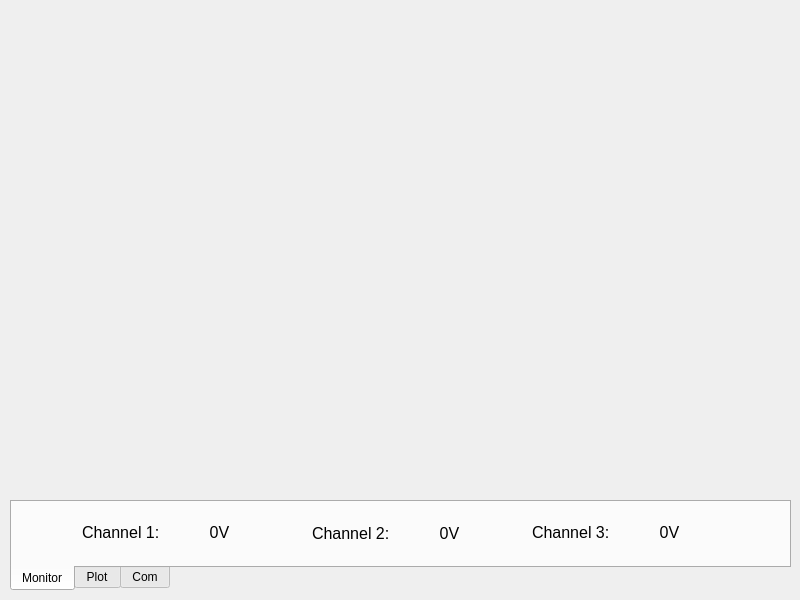
<?xml version="1.0" encoding="UTF-8"?>
<ui version="4.0">
 <class>ada</class>
 <widget class="QMainWindow" name="ada">
  <property name="geometry">
   <rect>
    <x>0</x>
    <y>0</y>
    <width>800</width>
    <height>600</height>
   </rect>
  </property>
  <property name="sizePolicy">
   <sizepolicy hsizetype="Fixed" vsizetype="Fixed">
    <horstretch>0</horstretch>
    <verstretch>0</verstretch>
   </sizepolicy>
  </property>
  <property name="minimumSize">
   <size>
    <width>800</width>
    <height>600</height>
   </size>
  </property>
  <property name="maximumSize">
   <size>
    <width>800</width>
    <height>600</height>
   </size>
  </property>
  <property name="windowTitle">
   <string>Analog Data</string>
  </property>
  <widget class="QWidget" name="centralwidget">
   <widget class="QwtPlot" name="qwtPlot">
    <property name="geometry">
     <rect>
      <x>10</x>
      <y>10</y>
      <width>771</width>
      <height>481</height>
     </rect>
    </property>
   </widget>
   <widget class="QTabWidget" name="tabWidget">
    <property name="enabled">
     <bool>true</bool>
    </property>
    <property name="geometry">
     <rect>
      <x>10</x>
      <y>500</y>
      <width>781</width>
      <height>91</height>
     </rect>
    </property>
    <property name="tabPosition">
     <enum>QTabWidget::South</enum>
    </property>
    <property name="tabShape">
     <enum>QTabWidget::Rounded</enum>
    </property>
    <property name="currentIndex">
     <number>0</number>
    </property>
    <property name="elideMode">
     <enum>Qt::ElideNone</enum>
    </property>
    <widget class="QWidget" name="Mon">
     <attribute name="title">
      <string>Monitor</string>
     </attribute>
     <widget class="QWidget" name="layoutWidget">
      <property name="geometry">
       <rect>
        <x>70</x>
        <y>10</y>
        <width>181</width>
        <height>41</height>
       </rect>
      </property>
      <layout class="QHBoxLayout" name="horizontalLayout_3">
       <item>
        <widget class="QLabel" name="label_3">
         <property name="text">
          <string>&lt;!DOCTYPE HTML PUBLIC &quot;-//W3C//DTD HTML 4.0//EN&quot; &quot;http://www.w3.org/TR/REC-html40/strict.dtd&quot;&gt;
&lt;html&gt;&lt;head&gt;&lt;meta name=&quot;qrichtext&quot; content=&quot;1&quot; /&gt;&lt;style type=&quot;text/css&quot;&gt;
p, li { white-space: pre-wrap; }
&lt;/style&gt;&lt;/head&gt;&lt;body style=&quot; font-family:'Sans Serif'; font-size:9pt; font-weight:400; font-style:normal;&quot;&gt;
&lt;p style=&quot; margin-top:0px; margin-bottom:0px; margin-left:0px; margin-right:0px; -qt-block-indent:0; text-indent:0px;&quot;&gt;&lt;span style=&quot; font-size:12pt;&quot;&gt;Channel 1:&lt;/span&gt;&lt;/p&gt;&lt;/body&gt;&lt;/html&gt;</string>
         </property>
        </widget>
       </item>
       <item>
        <widget class="QLabel" name="ch1label">
         <property name="text">
          <string>&lt;!DOCTYPE HTML PUBLIC &quot;-//W3C//DTD HTML 4.0//EN&quot; &quot;http://www.w3.org/TR/REC-html40/strict.dtd&quot;&gt;
&lt;html&gt;&lt;head&gt;&lt;meta name=&quot;qrichtext&quot; content=&quot;1&quot; /&gt;&lt;style type=&quot;text/css&quot;&gt;
p, li { white-space: pre-wrap; }
&lt;/style&gt;&lt;/head&gt;&lt;body style=&quot; font-family:'Sans Serif'; font-size:9pt; font-weight:400; font-style:normal;&quot;&gt;
&lt;p align=&quot;center&quot; style=&quot; margin-top:0px; margin-bottom:0px; margin-left:0px; margin-right:0px; -qt-block-indent:0; text-indent:0px;&quot;&gt;&lt;span style=&quot; font-size:12pt;&quot;&gt;0V&lt;/span&gt;&lt;/p&gt;&lt;/body&gt;&lt;/html&gt;</string>
         </property>
        </widget>
       </item>
      </layout>
     </widget>
     <widget class="QWidget" name="layoutWidget">
      <property name="geometry">
       <rect>
        <x>300</x>
        <y>11</y>
        <width>181</width>
        <height>41</height>
       </rect>
      </property>
      <layout class="QHBoxLayout" name="horizontalLayout_4">
       <item>
        <widget class="QLabel" name="label_4">
         <property name="text">
          <string>&lt;!DOCTYPE HTML PUBLIC &quot;-//W3C//DTD HTML 4.0//EN&quot; &quot;http://www.w3.org/TR/REC-html40/strict.dtd&quot;&gt;
&lt;html&gt;&lt;head&gt;&lt;meta name=&quot;qrichtext&quot; content=&quot;1&quot; /&gt;&lt;style type=&quot;text/css&quot;&gt;
p, li { white-space: pre-wrap; }
&lt;/style&gt;&lt;/head&gt;&lt;body style=&quot; font-family:'Sans Serif'; font-size:9pt; font-weight:400; font-style:normal;&quot;&gt;
&lt;p style=&quot; margin-top:0px; margin-bottom:0px; margin-left:0px; margin-right:0px; -qt-block-indent:0; text-indent:0px;&quot;&gt;&lt;span style=&quot; font-size:12pt;&quot;&gt;Channel 2:&lt;/span&gt;&lt;/p&gt;&lt;/body&gt;&lt;/html&gt;</string>
         </property>
        </widget>
       </item>
       <item>
        <widget class="QLabel" name="ch2label">
         <property name="font">
          <font>
           <pointsize>9</pointsize>
          </font>
         </property>
         <property name="text">
          <string>&lt;!DOCTYPE HTML PUBLIC &quot;-//W3C//DTD HTML 4.0//EN&quot; &quot;http://www.w3.org/TR/REC-html40/strict.dtd&quot;&gt;
&lt;html&gt;&lt;head&gt;&lt;meta name=&quot;qrichtext&quot; content=&quot;1&quot; /&gt;&lt;style type=&quot;text/css&quot;&gt;
p, li { white-space: pre-wrap; }
&lt;/style&gt;&lt;/head&gt;&lt;body style=&quot; font-family:'Sans Serif'; font-size:9pt; font-weight:400; font-style:normal;&quot;&gt;
&lt;p align=&quot;center&quot; style=&quot; margin-top:0px; margin-bottom:0px; margin-left:0px; margin-right:0px; -qt-block-indent:0; text-indent:0px;&quot;&gt;&lt;span style=&quot; font-size:12pt;&quot;&gt;0V&lt;/span&gt;&lt;/p&gt;&lt;/body&gt;&lt;/html&gt;</string>
         </property>
        </widget>
       </item>
      </layout>
     </widget>
     <widget class="QWidget" name="layoutWidget">
      <property name="geometry">
       <rect>
        <x>520</x>
        <y>10</y>
        <width>181</width>
        <height>41</height>
       </rect>
      </property>
      <layout class="QHBoxLayout" name="horizontalLayout_5">
       <item>
        <widget class="QLabel" name="label_7">
         <property name="text">
          <string>&lt;!DOCTYPE HTML PUBLIC &quot;-//W3C//DTD HTML 4.0//EN&quot; &quot;http://www.w3.org/TR/REC-html40/strict.dtd&quot;&gt;
&lt;html&gt;&lt;head&gt;&lt;meta name=&quot;qrichtext&quot; content=&quot;1&quot; /&gt;&lt;style type=&quot;text/css&quot;&gt;
p, li { white-space: pre-wrap; }
&lt;/style&gt;&lt;/head&gt;&lt;body style=&quot; font-family:'Sans Serif'; font-size:9pt; font-weight:400; font-style:normal;&quot;&gt;
&lt;p style=&quot; margin-top:0px; margin-bottom:0px; margin-left:0px; margin-right:0px; -qt-block-indent:0; text-indent:0px;&quot;&gt;&lt;span style=&quot; font-size:12pt;&quot;&gt;Channel 3:&lt;/span&gt;&lt;/p&gt;&lt;/body&gt;&lt;/html&gt;</string>
         </property>
        </widget>
       </item>
       <item>
        <widget class="QLabel" name="ch3label">
         <property name="text">
          <string>&lt;!DOCTYPE HTML PUBLIC &quot;-//W3C//DTD HTML 4.0//EN&quot; &quot;http://www.w3.org/TR/REC-html40/strict.dtd&quot;&gt;
&lt;html&gt;&lt;head&gt;&lt;meta name=&quot;qrichtext&quot; content=&quot;1&quot; /&gt;&lt;style type=&quot;text/css&quot;&gt;
p, li { white-space: pre-wrap; }
&lt;/style&gt;&lt;/head&gt;&lt;body style=&quot; font-family:'Sans Serif'; font-size:9pt; font-weight:400; font-style:normal;&quot;&gt;
&lt;p align=&quot;center&quot; style=&quot; margin-top:0px; margin-bottom:0px; margin-left:0px; margin-right:0px; -qt-block-indent:0; text-indent:0px;&quot;&gt;&lt;span style=&quot; font-size:12pt;&quot;&gt;0V&lt;/span&gt;&lt;/p&gt;&lt;/body&gt;&lt;/html&gt;</string>
         </property>
        </widget>
       </item>
      </layout>
     </widget>
    </widget>
    <widget class="QWidget" name="Plot">
     <attribute name="title">
      <string>Plot</string>
     </attribute>
     <widget class="QWidget" name="layoutWidget">
      <property name="geometry">
       <rect>
        <x>17</x>
        <y>20</y>
        <width>741</width>
        <height>31</height>
       </rect>
      </property>
      <layout class="QHBoxLayout" name="horizontalLayout">
       <item>
        <widget class="QCheckBox" name="gridCheckBox">
         <property name="text">
          <string>Grid</string>
         </property>
        </widget>
       </item>
       <item>
        <widget class="QCheckBox" name="autoscaleCheckBox">
         <property name="text">
          <string>Autoscale</string>
         </property>
        </widget>
       </item>
       <item>
        <spacer name="horizontalSpacer_2">
         <property name="orientation">
          <enum>Qt::Horizontal</enum>
         </property>
         <property name="sizeType">
          <enum>QSizePolicy::Fixed</enum>
         </property>
         <property name="sizeHint" stdset="0">
          <size>
           <width>20</width>
           <height>20</height>
          </size>
         </property>
        </spacer>
       </item>
       <item>
        <widget class="QLabel" name="label_2">
         <property name="text">
          <string>y</string>
         </property>
        </widget>
       </item>
       <item>
        <widget class="QSpinBox" name="yminSpinBox">
         <property name="accelerated">
          <bool>true</bool>
         </property>
         <property name="suffix">
          <string>V</string>
         </property>
         <property name="maximum">
          <number>9999</number>
         </property>
        </widget>
       </item>
       <item>
        <widget class="QLabel" name="label_8">
         <property name="text">
          <string>–</string>
         </property>
        </widget>
       </item>
       <item>
        <widget class="QSpinBox" name="ymaxSpinBox">
         <property name="accelerated">
          <bool>true</bool>
         </property>
         <property name="suffix">
          <string>V</string>
         </property>
         <property name="minimum">
          <number>0</number>
         </property>
         <property name="maximum">
          <number>9999</number>
         </property>
         <property name="value">
          <number>5</number>
         </property>
        </widget>
       </item>
       <item>
        <widget class="QLabel" name="label">
         <property name="text">
          <string>&lt;!DOCTYPE HTML PUBLIC &quot;-//W3C//DTD HTML 4.0//EN&quot; &quot;http://www.w3.org/TR/REC-html40/strict.dtd&quot;&gt;
&lt;html&gt;&lt;head&gt;&lt;meta name=&quot;qrichtext&quot; content=&quot;1&quot; /&gt;&lt;style type=&quot;text/css&quot;&gt;
p, li { white-space: pre-wrap; }
&lt;/style&gt;&lt;/head&gt;&lt;body style=&quot; font-family:'Sans Serif'; font-size:9pt; font-weight:400; font-style:normal;&quot;&gt;
&lt;p style=&quot; margin-top:0px; margin-bottom:0px; margin-left:0px; margin-right:0px; -qt-block-indent:0; text-indent:0px;&quot;&gt;&lt;span style=&quot; font-size:10pt;&quot;&gt;V&lt;/span&gt;&lt;span style=&quot; font-size:10pt; vertical-align:sub;&quot;&gt;ref&lt;/span&gt;&lt;/p&gt;&lt;/body&gt;&lt;/html&gt;</string>
         </property>
         <property name="alignment">
          <set>Qt::AlignRight|Qt::AlignTrailing|Qt::AlignVCenter</set>
         </property>
        </widget>
       </item>
       <item>
        <widget class="QDoubleSpinBox" name="vrefDoubleSpinBox">
         <property name="suffix">
          <string>V</string>
         </property>
         <property name="minimum">
          <double>-99.000000000000000</double>
         </property>
         <property name="value">
          <double>5.000000000000000</double>
         </property>
        </widget>
       </item>
       <item>
        <spacer name="horizontalSpacer">
         <property name="orientation">
          <enum>Qt::Horizontal</enum>
         </property>
         <property name="sizeHint" stdset="0">
          <size>
           <width>40</width>
           <height>20</height>
          </size>
         </property>
        </spacer>
       </item>
       <item>
        <widget class="QLabel" name="label_5">
         <property name="text">
          <string>View</string>
         </property>
        </widget>
       </item>
       <item>
        <widget class="QSpinBox" name="viewsizeSpinBox">
         <property name="suffix">
          <string>s</string>
         </property>
         <property name="minimum">
          <number>1</number>
         </property>
         <property name="maximum">
          <number>9999</number>
         </property>
        </widget>
       </item>
       <item>
        <widget class="QLabel" name="label_6">
         <property name="text">
          <string>Scroll</string>
         </property>
        </widget>
       </item>
       <item>
        <widget class="QSpinBox" name="scrollSpinBox">
         <property name="accelerated">
          <bool>true</bool>
         </property>
         <property name="suffix">
          <string>%</string>
         </property>
         <property name="maximum">
          <number>100</number>
         </property>
        </widget>
       </item>
       <item>
        <widget class="QPushButton" name="timeresetPushButton">
         <property name="text">
          <string>Reset Time</string>
         </property>
        </widget>
       </item>
      </layout>
     </widget>
    </widget>
    <widget class="QWidget" name="Com">
     <attribute name="title">
      <string>Com</string>
     </attribute>
     <widget class="QWidget" name="layoutWidget">
      <property name="geometry">
       <rect>
        <x>60</x>
        <y>20</y>
        <width>651</width>
        <height>31</height>
       </rect>
      </property>
      <layout class="QHBoxLayout" name="horizontalLayout_2">
       <item>
        <widget class="QLabel" name="portLabel">
         <property name="text">
          <string>Port:</string>
         </property>
        </widget>
       </item>
       <item>
        <widget class="QLineEdit" name="portLineEdit">
         <property name="text">
          <string>/dev/ttyUSB0</string>
         </property>
        </widget>
       </item>
       <item>
        <widget class="QLabel" name="speedLabel">
         <property name="text">
          <string>Speed:</string>
         </property>
        </widget>
       </item>
       <item>
        <widget class="QLineEdit" name="speedLineEdit">
         <property name="text">
          <string>9600</string>
         </property>
        </widget>
       </item>
       <item>
        <widget class="QLabel" name="intervalLabel">
         <property name="text">
          <string>Interval:</string>
         </property>
        </widget>
       </item>
       <item>
        <widget class="QSpinBox" name="intervalSpinBox">
         <property name="suffix">
          <string>ms</string>
         </property>
         <property name="minimum">
          <number>1</number>
         </property>
         <property name="maximum">
          <number>9999</number>
         </property>
         <property name="value">
          <number>1000</number>
         </property>
        </widget>
       </item>
       <item>
        <widget class="QCheckBox" name="connectCheckBox">
         <property name="text">
          <string>Autoconnect</string>
         </property>
        </widget>
       </item>
       <item>
        <widget class="QPushButton" name="connectButton">
         <property name="text">
          <string>Connect</string>
         </property>
        </widget>
       </item>
       <item>
        <widget class="QLabel" name="connectLabel">
         <property name="text">
          <string>not connected</string>
         </property>
         <property name="alignment">
          <set>Qt::AlignCenter</set>
         </property>
        </widget>
       </item>
      </layout>
     </widget>
    </widget>
   </widget>
  </widget>
 </widget>
 <customwidgets>
  <customwidget>
   <class>QwtPlot</class>
   <extends>QFrame</extends>
   <header>qwt_plot.h</header>
  </customwidget>
 </customwidgets>
 <resources/>
 <connections>
  <connection>
   <sender>gridCheckBox</sender>
   <signal>toggled(bool)</signal>
   <receiver>ada</receiver>
   <slot>gridEnable(bool)</slot>
   <hints>
    <hint type="sourcelabel">
     <x>75</x>
     <y>541</y>
    </hint>
    <hint type="destinationlabel">
     <x>53</x>
     <y>495</y>
    </hint>
   </hints>
  </connection>
  <connection>
   <sender>autoscaleCheckBox</sender>
   <signal>toggled(bool)</signal>
   <receiver>ada</receiver>
   <slot>setAutoscale(bool)</slot>
   <hints>
    <hint type="sourcelabel">
     <x>155</x>
     <y>530</y>
    </hint>
    <hint type="destinationlabel">
     <x>147</x>
     <y>496</y>
    </hint>
   </hints>
  </connection>
  <connection>
   <sender>yminSpinBox</sender>
   <signal>valueChanged(int)</signal>
   <receiver>ada</receiver>
   <slot>setYmin(int)</slot>
   <hints>
    <hint type="sourcelabel">
     <x>261</x>
     <y>537</y>
    </hint>
    <hint type="destinationlabel">
     <x>259</x>
     <y>497</y>
    </hint>
   </hints>
  </connection>
  <connection>
   <sender>ymaxSpinBox</sender>
   <signal>valueChanged(int)</signal>
   <receiver>ada</receiver>
   <slot>setYmax(int)</slot>
   <hints>
    <hint type="sourcelabel">
     <x>338</x>
     <y>530</y>
    </hint>
    <hint type="destinationlabel">
     <x>331</x>
     <y>496</y>
    </hint>
   </hints>
  </connection>
  <connection>
   <sender>viewsizeSpinBox</sender>
   <signal>valueChanged(int)</signal>
   <receiver>ada</receiver>
   <slot>setView(int)</slot>
   <hints>
    <hint type="sourcelabel">
     <x>578</x>
     <y>540</y>
    </hint>
    <hint type="destinationlabel">
     <x>577</x>
     <y>497</y>
    </hint>
   </hints>
  </connection>
  <connection>
   <sender>scrollSpinBox</sender>
   <signal>valueChanged(int)</signal>
   <receiver>ada</receiver>
   <slot>setScroll(int)</slot>
   <hints>
    <hint type="sourcelabel">
     <x>676</x>
     <y>544</y>
    </hint>
    <hint type="destinationlabel">
     <x>673</x>
     <y>499</y>
    </hint>
   </hints>
  </connection>
  <connection>
   <sender>autoscaleCheckBox</sender>
   <signal>toggled(bool)</signal>
   <receiver>yminSpinBox</receiver>
   <slot>setDisabled(bool)</slot>
   <hints>
    <hint type="sourcelabel">
     <x>162</x>
     <y>545</y>
    </hint>
    <hint type="destinationlabel">
     <x>253</x>
     <y>536</y>
    </hint>
   </hints>
  </connection>
  <connection>
   <sender>autoscaleCheckBox</sender>
   <signal>toggled(bool)</signal>
   <receiver>ymaxSpinBox</receiver>
   <slot>setDisabled(bool)</slot>
   <hints>
    <hint type="sourcelabel">
     <x>162</x>
     <y>548</y>
    </hint>
    <hint type="destinationlabel">
     <x>338</x>
     <y>548</y>
    </hint>
   </hints>
  </connection>
  <connection>
   <sender>timeresetPushButton</sender>
   <signal>clicked()</signal>
   <receiver>ada</receiver>
   <slot>resetTime()</slot>
   <hints>
    <hint type="sourcelabel">
     <x>705</x>
     <y>536</y>
    </hint>
    <hint type="destinationlabel">
     <x>791</x>
     <y>456</y>
    </hint>
   </hints>
  </connection>
  <connection>
   <sender>vrefDoubleSpinBox</sender>
   <signal>valueChanged(double)</signal>
   <receiver>ada</receiver>
   <slot>setVref(double)</slot>
   <hints>
    <hint type="sourcelabel">
     <x>395</x>
     <y>529</y>
    </hint>
    <hint type="destinationlabel">
     <x>394</x>
     <y>495</y>
    </hint>
   </hints>
  </connection>
 </connections>
 <slots>
  <slot>gridEnable(bool)</slot>
  <slot>setView(int)</slot>
  <slot>setScroll(int)</slot>
  <slot>setYmin(int)</slot>
  <slot>setYmax(int)</slot>
  <slot>setAutoscale(bool)</slot>
  <slot>setVref(double)</slot>
  <slot>resetTime()</slot>
 </slots>
</ui>
